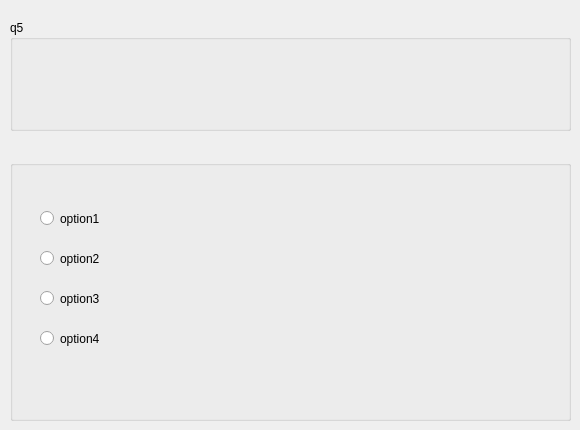
    <widget class="QWidget" name="page_5">
     <widget class="QGroupBox" name="groupBox_10">
      <property name="geometry">
       <rect>
        <x>10</x>
        <y>20</y>
        <width>561</width>
        <height>111</height>
       </rect>
      </property>
      <property name="title">
       <string>q5</string>
      </property>
      <widget class="QLabel" name="questionLabel_5">
       <property name="geometry">
        <rect>
         <x>20</x>
         <y>10</y>
         <width>541</width>
         <height>91</height>
        </rect>
       </property>
       <property name="text">
        <string/>
       </property>
      </widget>
     </widget>
     <widget class="QGroupBox" name="groupBox_11">
      <property name="geometry">
       <rect>
        <x>10</x>
        <y>160</y>
        <width>561</width>
        <height>261</height>
       </rect>
      </property>
      <property name="title">
       <string/>
      </property>
      <widget class="QRadioButton" name="option1_5">
       <property name="geometry">
        <rect>
         <x>30</x>
         <y>50</y>
         <width>82</width>
         <height>17</height>
        </rect>
       </property>
       <property name="text">
        <string>option1</string>
       </property>
      </widget>
      <widget class="QRadioButton" name="option2_5">
       <property name="geometry">
        <rect>
         <x>30</x>
         <y>90</y>
         <width>82</width>
         <height>17</height>
        </rect>
       </property>
       <property name="text">
        <string>option2</string>
       </property>
      </widget>
      <widget class="QRadioButton" name="option3_5">
       <property name="geometry">
        <rect>
         <x>30</x>
         <y>130</y>
         <width>82</width>
         <height>17</height>
        </rect>
       </property>
       <property name="text">
        <string>option3</string>
       </property>
      </widget>
      <widget class="QRadioButton" name="option4_5">
       <property name="geometry">
        <rect>
         <x>30</x>
         <y>170</y>
         <width>82</width>
         <height>17</height>
        </rect>
       </property>
       <property name="text">
        <string>option4</string>
       </property>
      </widget>
      <widget class="QLabel" name="answer1_5">
       <property name="geometry">
        <rect>
         <x>40</x>
         <y>70</y>
         <width>47</width>
         <height>13</height>
        </rect>
       </property>
       <property name="text">
        <string/>
       </property>
      </widget>
      <widget class="QLabel" name="answer2_5">
       <property name="geometry">
        <rect>
         <x>40</x>
         <y>190</y>
         <width>47</width>
         <height>13</height>
        </rect>
       </property>
       <property name="text">
        <string/>
       </property>
      </widget>
      <widget class="QLabel" name="answer3_5">
       <property name="geometry">
        <rect>
         <x>40</x>
         <y>150</y>
         <width>47</width>
         <height>13</height>
        </rect>
       </property>
       <property name="text">
        <string/>
       </property>
      </widget>
      <widget class="QLabel" name="answer4_5">
       <property name="geometry">
        <rect>
         <x>40</x>
         <y>110</y>
         <width>47</width>
         <height>13</height>
        </rect>
       </property>
       <property name="text">
        <string/>
       </property>
      </widget>
     </widget>
    </widget>
